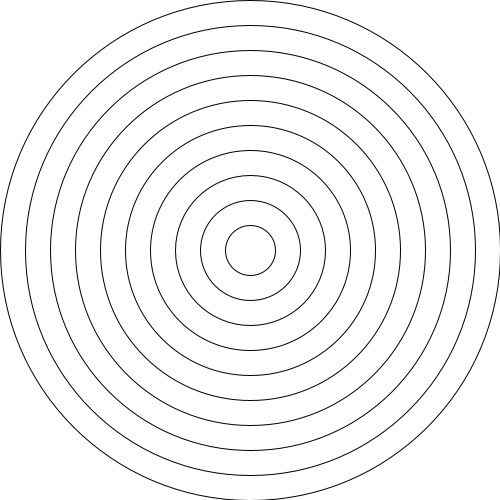
Frame 1 (no input)
Frame 60 (the mouse pressed at the canvas centre just before this capture): identical to frame 1, image omitted
Frame 120 (the mouse held since frame 60 and released just before this capture): identical to frame 1, image omitted

The Processing sketch that drew this single still picture (run headless with seeded random() and noise(); from frame 60 on, the mouse is pressed at the canvas centre):

// Processing sketch: ex04
// ── ex04.pde
void setup() {
  size(500, 500);
}

void draw() {
  background(255);
  drawCircles(10);
}

void drawCircles(int n) {
  ellipse(width/2, height/2,  n*50, n*50);
  if(n > 0) {
    drawCircles(n-1);
  }
}
